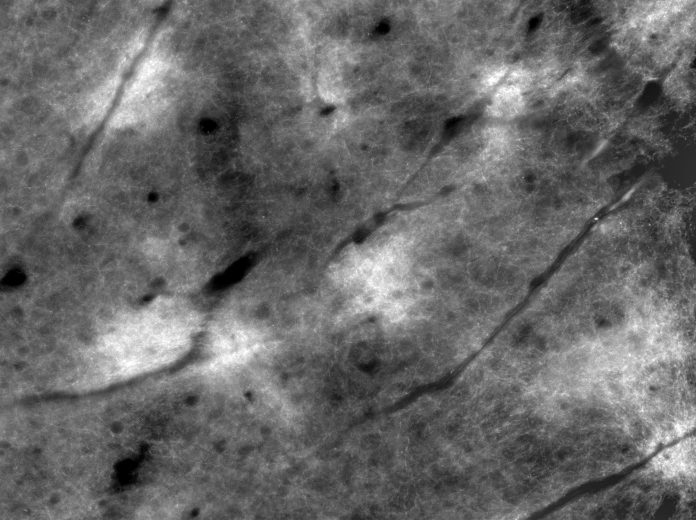
#> input picture red.jpg, 1392 x 1040 px (shown at 1/2 size)
$ jupyter execute --allow-errors 'Bootstrapping Homework.ipynb'   (older library calls are emulated)
#> lines starting #> are read from the running program, lines starting #| are printed output that depends on the picture
*Binxu's Note*: This homework is designed to put what you learn from the Bootstrapping lecture into action. I write some support code to unify the format and for your ease to do experiments. I hope through applying bootstrapping on real dataset, you can feel confident of using it in your research when you are pushed to!

[cell 1]
import numpy as np
import matplotlib.pylab as plt

#> (a cell that did not finish here is left out)

# Q1 Does bootstrapping work?

In this question, you are guided to explore **when bootstrapping method can recover the variability of statistics in the underlying distribution, and when it cannot.**

## a) Non-Gaussianality

You are given a `data`set of $n=20$ samples, as below. They are sampled from an unknown distribution.

You plot the histogram and O it looks nothing like Gaussian!!

[cell 3]
data = np.array([0.44604011, 0.24291367, 0.14908865, 0.04616854, 0.01338132,
                   0.9689176 , 0.00753727, 0.83127147, 0.82584479, 0.35213937,
                   0.39488003, 0.05418458, 0.26723294, 0.52536657, 0.85165188,
                   0.27577266, 0.89017633, 0.68969542, 0.9141726 , 0.00345445])
print(data.mean())
plt.figure()
plt.hist(data, bins=11)
plt.show()
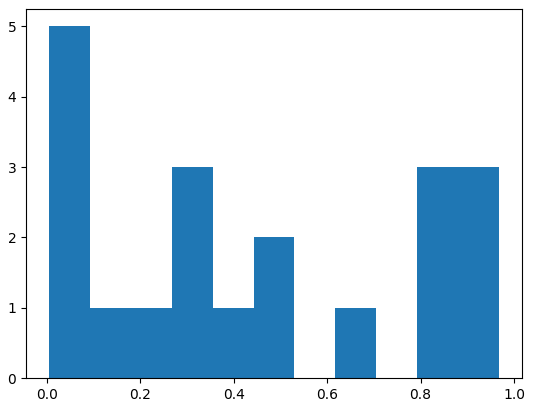
#> figure drawn by matplotlib, 1 panel; tallest bar 5 high, from x = 0.00345 to 0.0912

You can estimate a mean value from it, but you want to know the statistical variability (`std`) of this estimate! How can we do that?

* Analytically we know standard error of the mean is computed as $ste=std/\sqrt{n}$
* If you could draw new data from the underlying distribution, you could estimate this by looking at variability across  new datasets.
* But without getting new data, can we get estimate the varaibility through bootstrapping?

Recall that bootstrapping means resample from current data with replacement.

### a) i. Estimate the Standard Error of Mean (sem) of this dataset.

[cell 4]
data_sem = np.std(data) / np.sqrt(len(data))
print("Analytical estimate of sem (standard error of mean) %.5f" % data_sem)

### a) ii Bootstrap (resample with replacement) a group of $n$ samples 1000  times from the given dataset.
* Compute mean for each group.
* Plot the histogram of means.
* Compute `std` of these means and compare to `sem` you got from a). What do you find?

#> (a cell that did not finish here is left out)

[cell 6]
group_num = 1000
bstrp_data = np.random.choice(data, size=(group_num, len(data)), replace=True)

[cell 7]
bstrp_means = np.mean(bstrp_data,axis=1)
plt.figure
plt.hist(bstrp_means,bins=20)
plt.show()
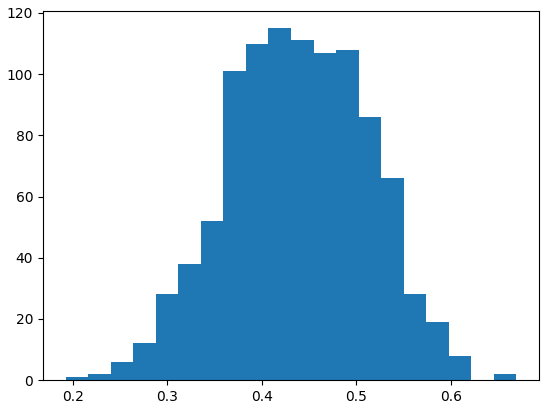
#> figure drawn by matplotlib, 1 panel; tallest bar 115 high, from x = 0.407 to 0.431

[cell 8]
print("mean of bootstrap means %.3f, Computed mean %.3f" % (bstrp_means.mean(),np.mean(data)))
print("STD of bootstrap means %.3f, Computed SEM %.3f" % (bstrp_means.std(),data_sem))

### a) iii Now you are told the dataset you got is actually generated from  a beta distribution `np.random.beta(0.4, 0.6, size=20)`. (You don't have to understand the distribution, aside from it could generate bimodal distribution~) Now you are allowed to draw more samples from it, so do the same thing as ii) draw $n$ samples 1000 times from this underlying binomial distribution.
* Plot the histogram of mean value, overlay on the histogram of bootstrapped group means in ii).
* Compare the `std` of this distribution to `std` in ii) and `sem` in i). What do you find?

[cell 9]
# np.random.binomial(10,p=0.6,size=10)
#newdata_means
group_num = 1000
newdata = np.random.binomial(10,p=0.6,size=(group_num, len(data)))
newdata_means = newdata.mean(axis=1)
print("STD of means (new data from real distribution) %.3f, STD of means (bootstrap data) %.3f, Analytical SEM %.3f" %
      (newdata_means.std(), bstrp_means.std(),data_sem))

## b) Extreme Values

Finishing a), you are think that you have a omnipotent tool that could estimate variability for any statistics you want!

So now you apply bootstrapping method to 90% percentile statistics, (which is an extreme order statistics). Now you get a new dataset `data_b`. Then repeat what you did in a) (actually you could copy most of your code from a)! Just change your distribution.)

* compute the 90% percentile from `data_b`, `np.percentile` is your friend!
* Bootstrap 1000 times from `data_b` and see the distribution of the 90 percentiles in different groups.
* If I told you the `data_b` is drawn from a underlying gaussian distribution by `np.random.normal(loc=10,scale=3,size=10)`, can you draw 1000 new groups from this distribution, and compute 90 percentile of each group and collect the statistics.
* Compare the distribution of 90% from your bootstrapped groups and new data from the underlying distribution. (Plot the 2 histogram, and compare mean and std of 2 distribution.) What do you find?

[cell 10]
data_b = np.array([ 7.21681041,  7.01272627, 10.09310074, 15.75868202, 10.00584316,
                    7.20893574, 10.71090242, 10.08991262,  6.46092168,  6.50882273])

[cell 11]
np.percentile(data_b,90)

[cell 12]
# data_b = np.random.normal(loc=10,scale=3,size=10)# np.random.beta(0.5, 0.5, size=20)
group_num = 1000
data_b_sem = np.std(data_b) / np.sqrt(len(data_b))
print("Analytical estimate of sem (standard error of mean) %.5f" % data_b_sem)

bstrp_data_b = np.random.choice(data_b, size=(group_num, len(data_b)), replace=True)
bstrp_data_b_mean = bstrp_data_b.mean(axis=1)
bstrp_data_b_90pct = np.percentile(bstrp_data_b, 90, axis=1)
new_data_b = np.random.normal(loc=10,scale=3,size=(group_num, len(data_b)))
new_data_b_mean = new_data_b.mean(axis=1)
new_data_b_90pct = np.percentile(new_data_b, 90, axis=1)
print("Mean of means (new data from real distribution) %.3f, Mean of means (bootstrap data) %.3f" %
      (new_data_b_mean.mean(), bstrp_data_b_mean.mean(),))
print("STD of means (new data from real distribution) %.3f, STD of means (bootstrap data) %.3f, Analytical SEM %.3f" %
      (new_data_b_mean.std(), bstrp_data_b_mean.std(),data_b_sem))
print("Mean of 90 percentile (new data from real distribution) %.3f, Mean of 90 percentile (bootstrap data) %.3f" %
      (new_data_b_90pct.mean(), bstrp_data_b_90pct.mean(),))
print("STD of 90 percentile (new data from real distribution) %.3f, STD of 90 percentile (bootstrap data) %.3f" %
      (new_data_b_90pct.std(), bstrp_data_b_90pct.std(),))

[cell 13]
plt.hist(new_data_b_90pct, alpha=0.6)
plt.hist(bstrp_data_b_90pct, alpha=0.6)
plt.show()
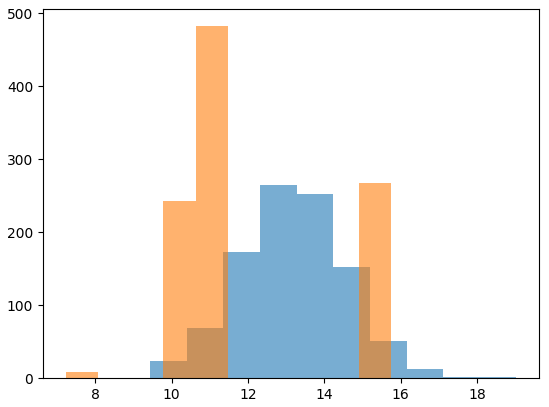
#> figure drawn by matplotlib, 1 panel; tallest bar 264 high, from x = 12.31 to 13.27; tallest bar 482 high, from x = 10.63 to 11.49

# Q2 Patch Shuffling for Image Analysis

The image analysis example in class may still feel mysterious to you, so let's put it into action and let you try do it yourself!

Recall we have done 2 types of **image shuffling** in class (ignoring the independent sampling one...):

* generate a red high mask by random sampling the same number of pixel in image (pixel by pixel)
* translate the red image (or green image) to get a new mask

and then compute the difference within and outside the new mask.

As Keran and Cindy pointed out in class, it seems translation is keeping too much structure of the image (e.g. the relative distance between the holes / bright spots). So is there any middle ground between pixel shuffling and whole image translation?

Yes, patch shuffling is one way to go. We can slice the image into patches of equal size and scramble the patches to get a new image. Below, I've implemented a version of `patch_shuffle` function that you can use. So your task here is to replicate what we did in class:

* Visualize the output from `patch_shuffle`, which patch size should we use to scramble the image? What's your reason?
* Choose at least 2 patch size (i.e. 2 different `div_n`), `roll_image` and then `patch_shuffle`, compute a new `rhigh_mask` and compute the difference of mean pixel value `meandiff` inside and outside the mask in green image `imgg`.
* Collect the `meandiff` of 1000 shuffles, visualize the distribution, compute `std` of the distribution and the p 0.05 threshold (2-sided) on this distribution. Test the statistics you get from actual experiment against these null.
    * *Are there any difference in the null distribution got from the 2 patch sizes? Can you explain the difference?*

(This example shares structure with the examples I showed in class. So you are encouraged to read the code in the lecture notebook and adapt them here!)

[cell 14]
from matplotlib import pyplot as plt
import numpy as np
imgr = plt.imread("red.jpg")
#> imgr is the input picture: shape (1040, 1392); min 0, max 255, mean 104
imgg = plt.imread("green.jpg")
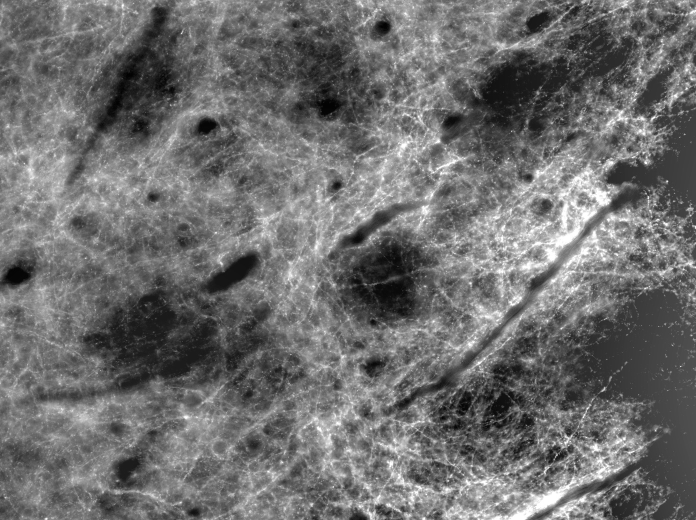
#> input picture green.jpg, 1392 x 1040 px (shown at 1/2 size)
#> imgg is the input picture: shape (1040, 1392); min 0, max 255, mean 109.6
H, W = imgg.shape
#> H = 1040; W = 1392
Thresh = 150
# rhigh_mask = imgr > Thresh

[cell 15]
def ind2xy(ind, div_n, pH, pW):
    yi, xi = np.divmod(ind, div_n)
    return yi * pH, xi * pW

# [15 lines left out: function roll_image, not called in this run]

def patch_shuffle(img, div_n=8):
    """div_n, how many patch do you want along each axis"""
#> called with div_n = 4
    # div_n = 16
    H, W = img.shape
#> H = 1040; W = 1392
    #assert (H%div_n is 0) and (W%div_n is 0), "`div_n` should divide both W and H of image, like 1,2,4,8,16"
    patch_n = div_n * div_n
    pH = int(H / div_n)
#> pH = 260
    pW = int(W / div_n)
#> pW = 348
    perm_p_id = np.random.permutation(patch_n)
    imgpshf = np.zeros(img.shape, img.dtype)
    imgpshf[:,:] = img[:,:]
    for ind in range(patch_n):
        targ_y, targ_x = ind2xy(ind, div_n, pH, pW)
        src_y, src_x = ind2xy(perm_p_id[ind], div_n, pH, pW)
        imgpshf[targ_y:targ_y + pH, targ_x:targ_x + pW] = img[src_y:src_y + pH, src_x:src_x + pW]
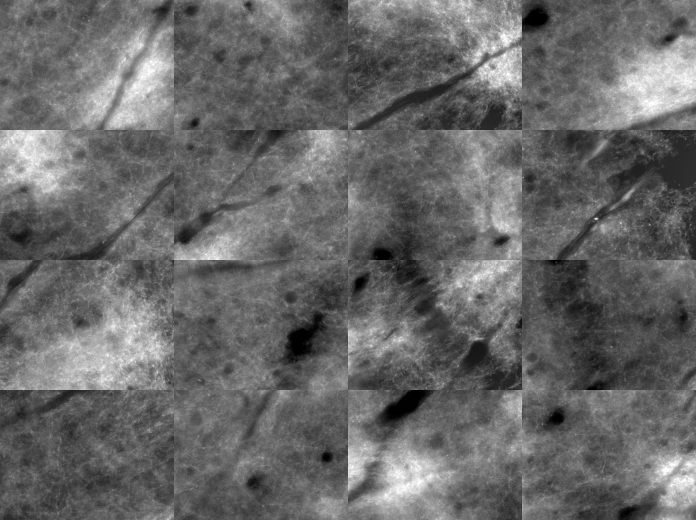
#> imgpshf: shape (1040, 1392) (shown at 1/2 size); min 0, max 255, mean 104

    return imgpshf
